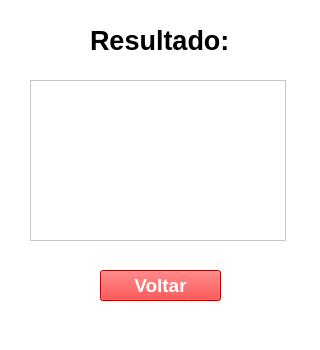
<?xml version="1.0" encoding="UTF-8"?>
<ui version="4.0">
 <class>MainWindow</class>
 <widget class="QMainWindow" name="MainWindow">
  <property name="geometry">
   <rect>
    <x>0</x>
    <y>0</y>
    <width>320</width>
    <height>350</height>
   </rect>
  </property>
  <property name="windowTitle">
   <string>MainWindow</string>
  </property>
  <property name="styleSheet">
   <string notr="true">background-color: rgb(255, 255, 255);</string>
  </property>
  <widget class="QWidget" name="centralwidget">
   <widget class="QLabel" name="label">
    <property name="geometry">
     <rect>
      <x>90</x>
      <y>20</y>
      <width>151</width>
      <height>41</height>
     </rect>
    </property>
    <property name="font">
     <font>
      <pointsize>20</pointsize>
      <weight>75</weight>
      <bold>true</bold>
     </font>
    </property>
    <property name="styleSheet">
     <string notr="true">color:rgb(0,0,0)</string>
    </property>
    <property name="text">
     <string>Resultado:</string>
    </property>
   </widget>
   <widget class="QListWidget" name="listWidget">
    <property name="geometry">
     <rect>
      <x>30</x>
      <y>80</y>
      <width>256</width>
      <height>161</height>
     </rect>
    </property>
    <property name="font">
     <font>
      <pointsize>12</pointsize>
     </font>
    </property>
   </widget>
   <widget class="QPushButton" name="pushButton_2">
    <property name="geometry">
     <rect>
      <x>100</x>
      <y>270</y>
      <width>121</width>
      <height>31</height>
     </rect>
    </property>
    <property name="font">
     <font>
      <pointsize>14</pointsize>
      <weight>75</weight>
      <bold>true</bold>
     </font>
    </property>
    <property name="styleSheet">
     <string notr="true">color: rgb(255, 255, 255);
background-color: rgb(255, 0, 0);</string>
    </property>
    <property name="text">
     <string>Voltar</string>
    </property>
   </widget>
  </widget>
  <widget class="QMenuBar" name="menubar">
   <property name="geometry">
    <rect>
     <x>0</x>
     <y>0</y>
     <width>320</width>
     <height>21</height>
    </rect>
   </property>
  </widget>
  <widget class="QStatusBar" name="statusbar"/>
 </widget>
 <resources/>
 <connections/>
</ui>
